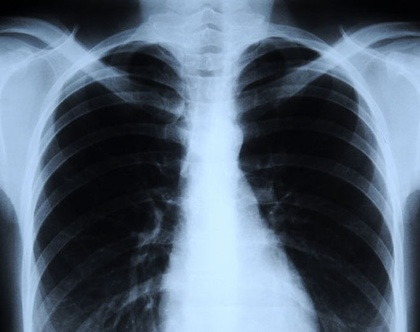
%> input picture chest-xray.jpg, 420 x 332 px, shrunk from 660 x 521 before the run
$ octave 'brightness&contrast.m'   (GNU Octave 9; MATLAB toolbox functions it lacks are replaced by stand-ins)
%> lines starting %> are read from the running program, lines starting %| are printed output that depends on the picture
clear all; close all; clc;

img_org = imread('chest-xray.jpg');
%> img_org is the input picture: size 332x420x3 uint8; mean R, G, B 84.1, 99.3, 115.8
[height, width, ch] = size(img_org);
%> height = 332; width = 420; ch = 3
figure(1);
image(img_org);
title('original');
img = imread('chest-xray_3.bmp');
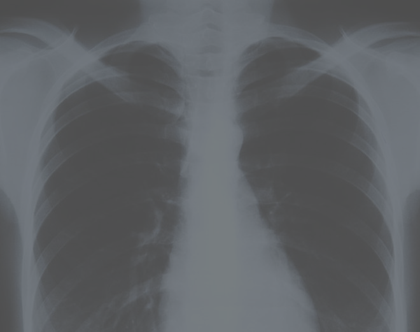
%> input picture chest-xray_3.bmp, 420 x 332 px, shrunk from 660 x 521 before the run
%> img is the input picture: size 332x420x3 uint8; mean R, G, B 94.2, 97.3, 100.6
img = double(img);
%> img: size 332x420x3 double
img_gray = img;
img_gray(:,:,1) = (img(:,:,1) + img(:,:,2) + img(:,:,3)) ./ 3;
img_gray(:,:,2) = img_gray(:,:,1);
img_gray(:,:,3) = img_gray(:,:,1);
img_gray = uint8(img_gray);
%> img_gray: size 332x420x3 uint8
figure(2);
image(img_gray);
title('gray damaged');

brightness_procent = -20;
brightness = (brightness_procent / 100) * 255;
b_img_org = img_org + brightness;
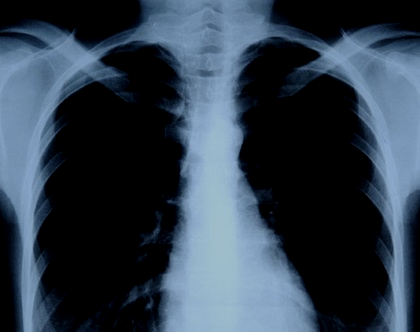
%> b_img_org: size 332x420x3 uint8; mean R, G, B 48.3, 61.9, 76.1
for i = 1:height
    for j = 1:width
        if b_img_org(i, j, 1) > 255
            b_img_org(i, j, 1) = 255;
        end
        if b_img_org(i, j, 1) < 0
            b_img_org(i, j, 1) = 0;
        end
        if b_img_org(i, j, 2) > 255
            b_img_org(i, j, 2) = 255;
        end
        if b_img_org(i, j, 2) < 0
            b_img_org(i, j, 2) = 0;
        end
        if b_img_org(i, j, 3) > 255
            b_img_org(i, j, 3) = 255;
        end
        if b_img_org(i, j, 3) < 0
            b_img_org(i, j, 3) = 0;
        end
    end
end
figure(3);
image(b_img_org);
title('brightness');


contrast_procent = 100;
contrast = (contrast_procent/100) + 1;
contrast_img = img_org .* contrast;
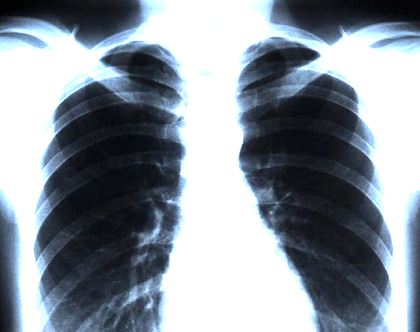
%> contrast_img: size 332x420x3 uint8; mean R, G, B 137, 145.8, 155.6
for i = 1:height
    for j = 1:width
        if contrast_img(i, j, 1) > 255
            contrast_img(i, j, 1) = 255;
        end
        if contrast_img(i, j, 1) < 0
            contrast_img(i, j, 1) = 0;
        end
        if contrast_img(i, j, 2) > 255
            contrast_img(i, j, 2) = 255;
        end
        if contrast_img(i, j, 2) < 0
            contrast_img(i, j, 2) = 0;
        end
        if contrast_img(i, j, 3) > 255
            contrast_img(i, j, 3) = 255;
        end
        if contrast_img(i, j, 3) < 0
            contrast_img(i, j, 3) = 0;
        end
    end
end
figure(4);
image(img_org .* contrast);
title('contrast')


img_gray_d = double(img_gray);
res = img_gray_d;
res(:,:,1) = 255 .* ((img_gray_d(:,:,1) - min(img_gray_d(:,:,1), [], 'all')) ./ (max(img_gray_d(:,:,1), [], 'all') - min(img_gray_d(:,:,1), [], 'all')));
res(:,:,2) = res(:,:,1);
res(:,:,3) = res(:,:,1);
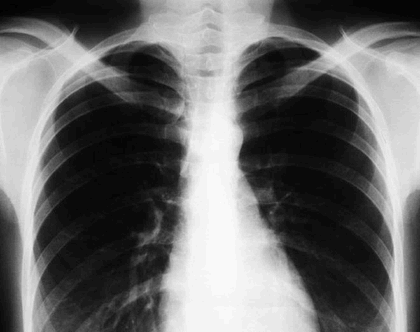
%> res: size 332x420x3 double; min 0, max 255, mean 107.7
figure(5);
image(uint8(res));
title('regular normalization');


hist = zeros(1, 256);
for i = 1:height
    for j = 1:width
        if (img_gray(i, j, 1) >= 0) && (img_gray(i, j, 1) <= 255)
            hist(img_gray(i, j, 1) + 1) = hist(img_gray(i, j, 1) + 1) + 1;
        end
    end
end
%> after the loop, hist = 256 values, max 13050 at index 80, min 0 at index 1, mean 544.7


cum = zeros(1, 256);
for i = 2:256
    cum(i) = cum(i - 1) + hist(i);
end
%> after the loop, cum = 256 values from 0 to 139440

cumImg = img_gray;
gray = img_gray;

for i = 1:height
    for j = 1:width
        if cumImg(i, j, 1) < 0
            cumImg(i, j, 1) = 0;
        elseif cumImg(i, j, 1) > 255
            cumImg(i, j, 1) = 255;
        else
            cumImg(i, j, 1) = (255 * cum(gray(i, j, 1)) / cum(255));
        end
    end
end
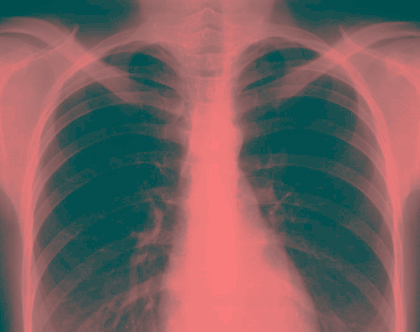
%> cumImg: size 332x420x3 uint8; mean R, G, B 122.7, 97.3, 97.3
cumImg(:,:,2) = cumImg(:,:,1);
cumImg(:,:,3) = cumImg(:,:,1);
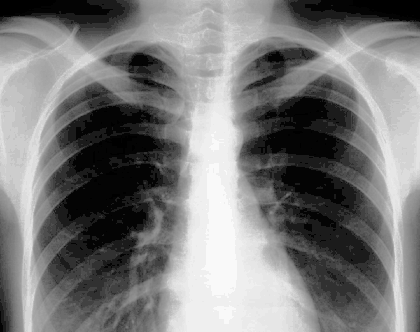
%> cumImg: size 332x420x3 uint8; min 0, max 255, mean 122.7
figure(6);
image(cumImg);
title('cum');


tmp = (img_gray .* contrast) + brightness;
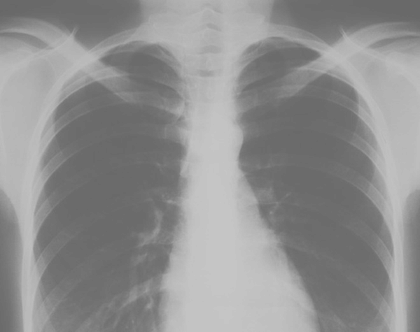
%> tmp: size 332x420x3 uint8; min 103, max 199, mean 143.6
for i = 1:height
    for j = 1:width
        if tmp(i, j, 1) > 255
            tmp(i, j, 1) = 255;
        end
        if tmp(i, j, 1) < 0
            tmp(i, j, 1) = 0;
        end
        if tmp(i, j, 2) > 255
            tmp(i, j, 2) = 255;
        end
        if tmp(i, j, 2) < 0
            tmp(i, j, 2) = 0;
        end
        if tmp(i, j, 3) > 255
            tmp(i, j, 3) = 255;
        end
        if tmp(i, j, 3) < 0
            tmp(i, j, 3) = 0;
        end
    end
end
figure(7);
image(tmp);
title('contrast + brightness');
